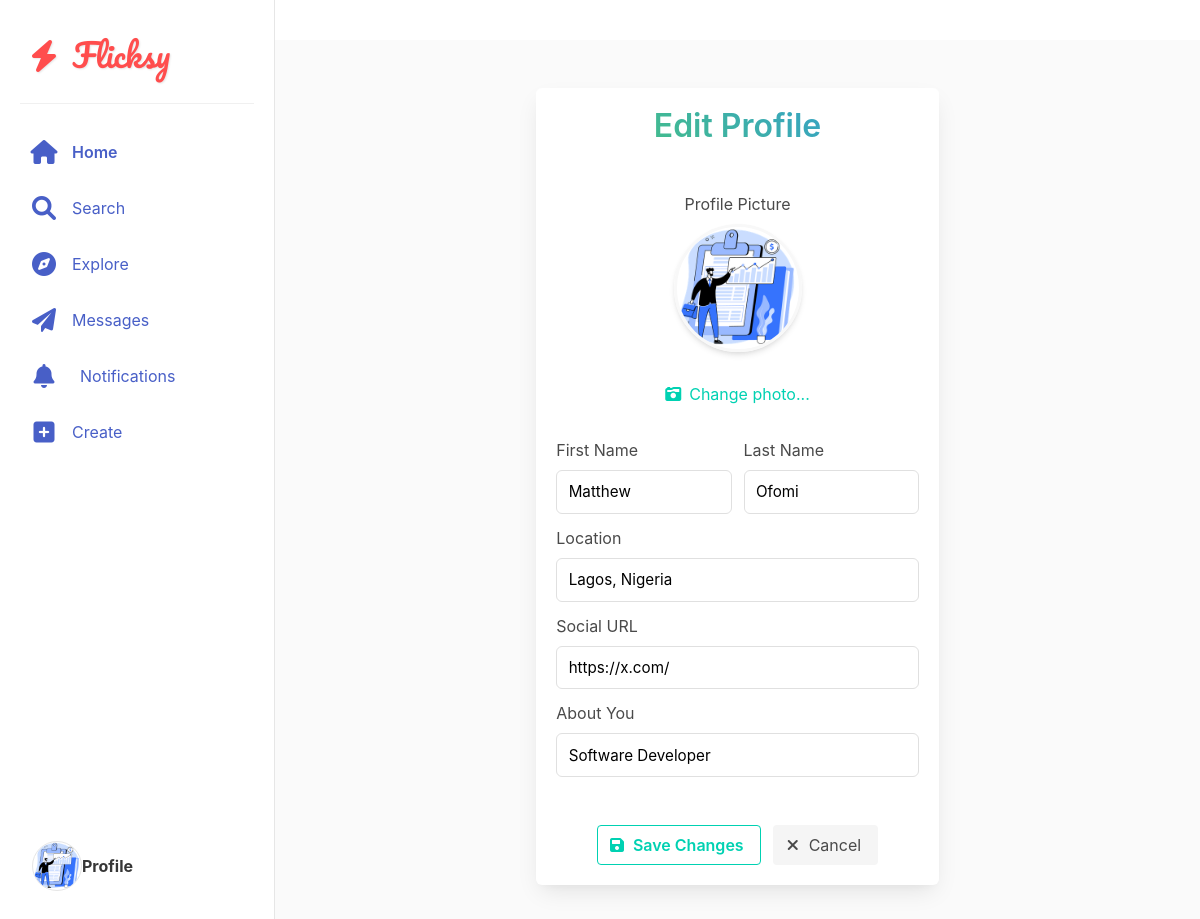
Screenshot of /account/edit-profile/ (signed in) with the database file from the repository.
### account/models.py (models this page shows, shortened)
class Profile(models.Model):
  user = models.OneToOneField(User,on_delete=models.CASCADE,related_name='profile')
  first_name = models.CharField(max_length=100,null=True,blank=True)
  last_name = models.CharField(max_length=100,null=True,blank=True)
  location = models.CharField(max_length=100,null=True,blank=True)
  social_url = models.URLField(blank=True,null=True)
  profile_info = models.TextField(blank=True,null=True)
  created = models.DateField(auto_now_add=True)
  favorites = models.ManyToManyField(Post, related_name='favorited_by', blank=True)
  picture = models.ImageField(upload_to='profile_pictures',blank=True,null=True)

### account/views.py (the view)
# urls.py: path('edit-profile/',edit_profile,name='edit-profile'),
@login_required
def edit_profile(request):
    profile = get_object_or_404(Profile, user=request.user)
    if request.method == 'POST':
        form = EditProfileForm(request.POST, request.FILES, instance=profile)
        if form.is_valid():
            form.save()
            return redirect('profile',username=request.user.username)
    else:
        form = EditProfileForm(instance=profile)
    return render(request, 'registration/edit-profile.html', {'form': form,'profile':profile})

### account/forms.py
class EditProfileForm(forms.ModelForm):
  picture = forms.ImageField(required=False)
  first_name = forms.CharField(widget=forms.TextInput(),max_length=100,required=False)
  last_name = forms.CharField(widget=forms.TextInput(),max_length=100,required=False)
  location = forms.CharField(widget=forms.TextInput(),max_length=100,required=False)
  social_url = forms.URLField(widget=forms.URLInput(),required=False)
  profile_info = forms.CharField(widget=forms.TextInput(),max_length=300,required=False)
  class Meta:
    model = Profile
    fields = ['picture','first_name','last_name','location','social_url','profile_info']

### direct_message/views.py (called while the page is built)
def check_direct(request):
    directs_count = 0
    if request.user.is_authenticated:
        directs_count = Message.objects.filter(
            user=request.user, is_read=False
        ).count()
    return {'directs_count': directs_count}

### notifications/context_processors.py (called while the page is built)
def unread_notifications(request):
    if request.user.is_authenticated:
        return {
            'unread_notifications_count': Notification.objects.filter(
                recipient=request.user,
                is_seen=False
            ).count()
        }
    return {}

### account/templates/registration/edit-profile.html (shortened to what this page needs)
{% extends "base.html" %}
{% block content %}
<section class="section pt-6">
  <div class="container">
    <div class="columns is-centered">
      <div class="column is-half">
        <div class="box has-shadow-lifted">
          <h1 class="title has-text-centered mb-6 has-text-gradient">Edit Profile</h1>
          <form method="post" enctype="multipart/form-data">
            <div class="field">
              <label class="label has-text-weight-normal has-text-centered">Profile Picture</label>
              <div class="has-text-centered mb-5">
                <figure class="image is-128x128 is-inline-block">
                  {% if profile.picture %}
                    <img class="is-rounded has-shadow-soft" src="{{ profile.picture.url }}" alt="Current profile picture" id="profile-image">
                  {% else %}
                    <img class="is-rounded has-shadow-soft" src="https://ui-avatars.com/api/?name={{ profile.user.username }}&background=random&size=256" alt="Default profile picture" id="profile-image">
                  {% endif %}
                </figure>
                <div class="file is-centered mt-4">
                  <label class="file-label">
                    <span class="file-cta button is-ghost has-text-primary">
                      <span class="file-icon">
                        <i class="fas fa-camera-retro"></i>
                      </span>
                      <span class="file-label">
                        Change photo...
                      </span>
                    </span>
                  </label>
                </div>
              </div>
            </div>
            <div class="field is-horizontal">
              <div class="field-body">
                <div class="field">
                  <label class="label has-text-weight-normal">First Name</label>
                  <div class="control has-icons-left">
                    {{form.first_name}}
                    <span class="icon is-left">
                    </span>
                  </div>
                </div>
                <div class="field">
                  <label class="label has-text-weight-normal">Last Name</label>
                  <div class="control has-icons-left">
                    {{form.last_name}}
                    <span class="icon is-left">
                    </span>
                  </div>
                </div>
              </div>
            </div>
            <div class="field">
              <label class="label has-text-weight-normal">Location</label>
              <div class="control has-icons-left">
                {{form.location}}
                <span class="icon is-left">
                </span>
              </div>
            </div>
            <div class="field">
              <label class="label has-text-weight-normal">Social URL</label>
              <div class="control has-icons-left">
                {{form.social_url}}
                <span class="icon is-left">
                </span>
              </div>
            </div>
            <div class="field">
              <label class="label has-text-weight-normal">About You</label>
              <div class="control">
                {{form.profile_info}}
              </div>
            </div>
            <div class="field is-grouped is-grouped-centered mt-6">
              <div class="control">
                <button type="submit" class="button is-primary is-outlined has-text-weight-semibold">
                  <span class="icon">
                    <i class="fas fa-save"></i>
                  </span>
                  <span>Save Changes</span>
                </button>
              </div>
              <div class="control">
                <a href="{% url 'home' %}" class="button is-light">
                  <span class="icon">
                    <i class="fas fa-times"></i>
                  </span>
                  <span>Cancel</span>
                </a>
              </div>
            </div>
          </form>
        </div>
      </div>
    </div>
  </div>
</section>
{% endblock content %}

### post/templates/nav.html (shortened to what this page needs)
<nav class="side-nav" role="navigation" aria-label="main navigation">
     <div class="nav-logo">
      <i class="fas fa-bolt" style="color: #ff4d4d; margin-right: 8px;"></i>
      Flicksy
    </div>
    <div class="nav-menu">
        <a href="{% url 'home' %}" class="nav-item active">
            <span class="icon">
                <i class="fas fa-home"></i>
            </span>
            <span class="nav-label">Home</span>
        </a>
        <a href="{% url 'search_users' %}" class="nav-item">
            <span class="icon">
                <i class="fas fa-search"></i>
            </span>
            <span class="nav-label">Search</span>
        </a>
        <a href="{% url 'explore_users' %}" class="nav-item">
            <span class="icon">
                <i class="fas fa-compass"></i>
            </span>
            <span class="nav-label">Explore</span>
        </a>
     <a href="{% url 'inbox' %}" class="nav-item" style="display: inline-flex; align-items: center; position: relative;">
    <span class="icon">
        <i class="fas fa-paper-plane"></i>
    </span>
    <span class="nav-label" style="margin-right: 8px;">Messages</span>
</a>
<a href="{% url 'notifications-list' %}" class="nav-item is-flex is-align-items-center">
    <span class="icon is-relative">
        <i class="fas fa-bell"></i>
    </span>
    <span class="nav-label ml-2">Notifications</span>
</a>
        <a href="{% url 'new_post' %}" class="nav-item">
            <span class="icon">
                <i class="fas fa-plus-square"></i>
            </span>
            <span class="nav-label">Create</span>
        </a>
        {% if user.is_authenticated %}
        <div class="nav-profile">
             {% if request.user.profile.picture %}
    <img src="{{ request.user.profile.picture.url }}"
         class="is-rounded"
         alt="{{ request.user.username }}'s profile picture"
         width="50"
         height="50" style="border-radius: 50%; border: 1px solid #e6e6e6;">
{% else %}
    <img src="https://ui-avatars.com/api/?name={{ request.user.username }}&background=random&size=50"
         class="is-rounded"
         alt="Default profile picture"
         width="50"
         height="50">
{% endif %}
            <span class="nav-label"> <strong>Profile</strong></span>
        </div>
        {% endif %}
    </div>
</nav>
<main class="main-content" style="margin-left: 275px; padding: 20px;">
</main>

### post/templates/base.html (style rules this page uses)
.main-content { display: flex; justify-content: center; gap: 20px; max-width: 1200px; margin: 0 auto; padding: 20px; }

### post/templates/nav.html (style rules this page uses)
.side-nav { position: fixed; left: 0; top: 0; bottom: 0; width: 275px; background: white; border-right: 1px solid #e6e6e6; padding: 30px 20px; display: flex; flex-direction: column; z-index: 100; transition: all 0.3s ease; }
.nav-logo { padding: 0 12px 25px; margin-bottom: 20px; border-bottom: 1px solid #f0f0f0; }
.nav-menu { flex-grow: 1; display: flex; flex-direction: column; }
.nav-item { display: flex; align-items: center; padding: 12px; margin: 4px 0; border-radius: 8px; transition: all 0.2s ease; }
.nav-item.active { font-weight: 600; }
.nav-item .icon { width: 24px; height: 24px; font-size: 1.5rem; margin-right: 16px; display: flex; align-items: center; justify-content: center; }
.nav-item .nav-label { font-size: 16px; }
.nav-profile { display: flex; align-items: center; padding: 12px; margin-top: auto; position: relative; }
.nav-logo { font-family: 'Pacifico', cursive; font-size: 2rem; color: #ff4d4d; text-shadow: 1px 1px 2px rgba(0,0,0,0.1); cursor: pointer; transition: transform 0.2s ease; }

### account/templates/registration/edit-profile.html (style rules this page uses)
.has-text-gradient { background: linear-gradient(45deg, #48c774, #3298dc); -webkit-background-clip: text; -webkit-text-fill-color: transparent; background-clip: text; }
.has-shadow-lifted { box-shadow: 0 10px 25px -5px rgba(10, 10, 10, 0.1), 0 5px 10px -5px rgba(10, 10, 10, 0.04); }
.has-shadow-soft { box-shadow: 0 4px 6px -1px rgba(0, 0, 0, 0.1), 0 2px 4px -1px rgba(0, 0, 0, 0.06); }
.control.has-icons-left .icon.is-left { left: 0; top: 50%; transform: translateY(-50%); pointer-events: none; color: #7a7a7a; z-index: 4; }
input[type="text"], input[type="url"], textarea { width: 100%; padding: 0.75em; border: 1px solid #e0e0e0; border-radius: 6px; transition: all 0.3s ease; font-size: 0.95rem; }
.image.is-128x128 { width: 128px; height: 128px; margin: 0 auto; }
.is-rounded { border-radius: 50%; object-fit: cover; border: 3px solid #f8f8f8; }
.label { color: #4a4a4a; margin-bottom: 0.5em; }

### rows the page displays
Profile: picture (picture), first_name "Matthew", last_name "Ofomi", location "Lagos, Nigeria", social_url "https://x.com/", profile_info "Software Developer"
